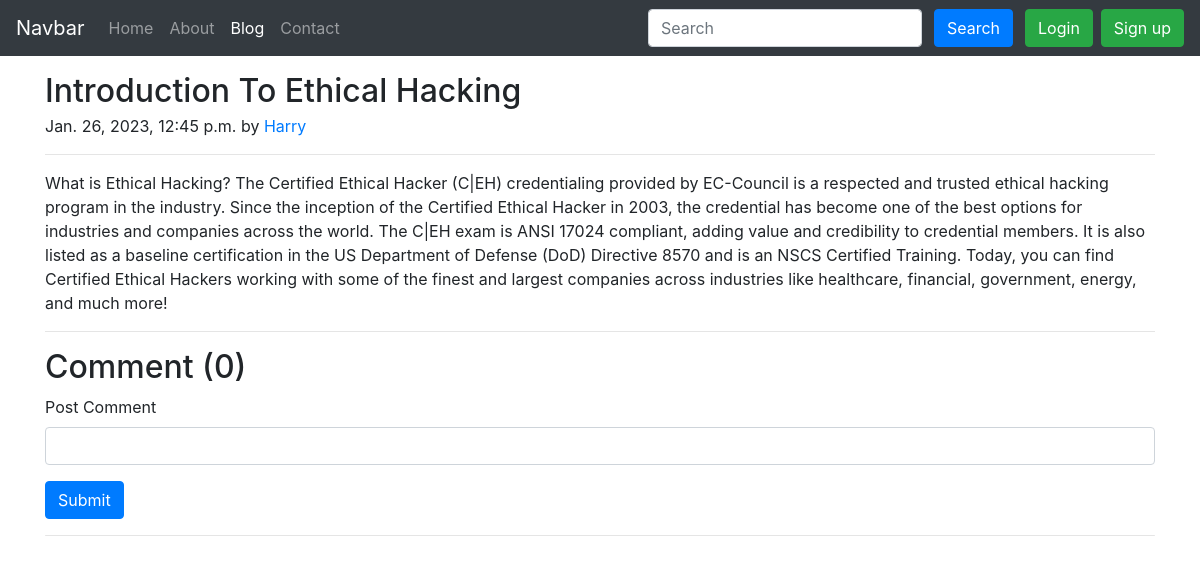
Page /blog/Second-Post/ on the committed database.
### Blog/models.py (models this page shows, shortened)
class Post(models.Model):
    sno = models.AutoField(primary_key=True)
    title = models.CharField(max_length=100)
    text = models.TextField()
    author = models.CharField(max_length=30)
    slug = models.CharField(max_length=300)
    timeStamp = models.DateTimeField(default=datetime.now, blank=True)

### Blog/views.py (the view)
# urls.py: path('<str:slug>/',views.blogPost,name="blogPost"),
def blogPost(request, slug):
    post = Post.objects.filter(slug=slug)[0]
    comments = BlogComment.objects.filter(post=post,parent=None)
    replies = BlogComment.objects.filter(post=post).exclude(parent = None)
    replyDict =  {}
    for reply in replies:
        if reply.parent.sno not in replyDict.keys():
            replyDict[reply.parent.sno] = [reply]
        else:
            replyDict[reply.parent.sno].append(reply)
    context = {
        'post': post,
        'comments': comments,
        'replyDict':replyDict
    }
    return render(request, 'blog/blogPost.html', context=context)

### templates/blog/blogPost.html (shortened to what this page needs)
{% extends 'base.html' %}
{% load humanize %}
{% load static %}
{% load extras %}
{% block activeBlog %}active{% endblock activeBlog %}
{% block body %}
<div class="container my-3">
    <h2 class="blog-post-title mb-1">{{post.title}}</h2>
    <p class="blog-post-meta">{{ post.timeStamp }} by <a href="/about/">{{post.author}}</a></p>
    <hr class="solid">
    <p>{{post.text}}</p>
    <hr class="solid">
</div>
<div class="container">
    <h2>Comment ({{ comments.count }})</h2>
    <form action="/blog/postComment" method="post"> {% csrf_token %}
        <div class="mb-3">
            <label for="comment" class="form-label">Post Comment</label>
            <input name="comment" type="text" class="form-control" id="comment" aria-describedby="text">
        </div>
        <button type="submit" class="btn btn-primary">Submit</button>
    </form>
    <hr class="rounded">
</div>
{% endblock body %}

### rows in the picture
Post: title "Introduction To Ethical Hacking", timeStamp "Jan. 26, 2023, 12:45 p.m.", author "Harry", text "What is Ethical Hacking? The Certified Ethical Hacker (C|EH) credentialing provided by EC-Council is a respected and trusted ethical hacking program in the industry. Since the inception of the Certified Ethical Hacker in 2003, the credential has become one of the best options for industries and companies across the world. The C|EH exam is ANSI 17024 compliant, adding value and credibility to credential members. It is also listed as a baseline certification in the US Department of Defense (DoD) Directive 8570 and is an NSCS Certified Training. Today, you can find Certified Ethical Hackers working with some of the finest and largest companies across industries like healthcare, financial,…"

### other values in the picture
{{ comments.count }} "0"
